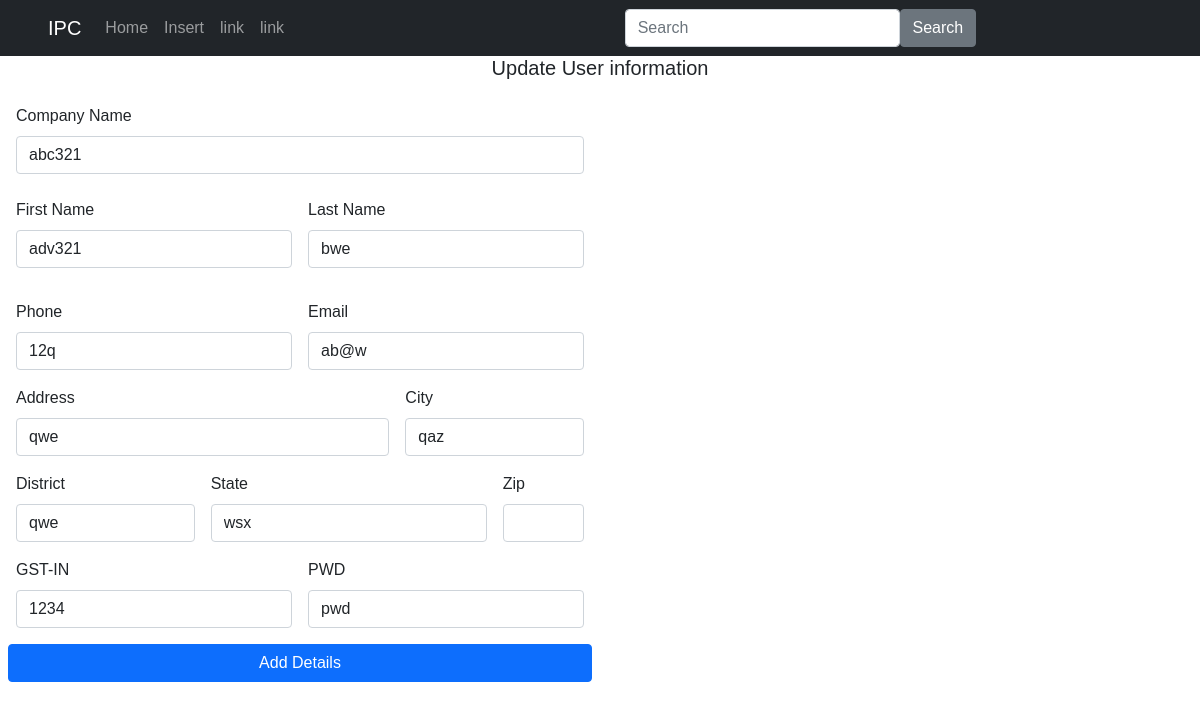
Screenshot of /update/1 with the database file from the repository.
### user.py (models this page shows, shortened)
class User(db.Model):
    id = db.Column(db.Integer,primary_key=True)
    company_name = db.Column(db.String(400),nullable=False)
    First_Name = db.Column(db.String(200), nullable=False)
    Last_name = db.Column(db.String(200), nullable=False)
    Phone = db.Column(db.Integer(), nullable=False)
    Email = db.Column(db.String(200), nullable=False)
    Address = db.Column(db.String(200), nullable=False)
    City = db.Column(db.String(200), nullable=False)
    District = db.Column(db.String(200), nullable=False)
    State = db.Column(db.String(200), nullable=False)
    Pincode = db.Column(db.Integer(), nullable=False)
    gstin = db.Column(db.Integer(), nullable=False)
    pwd = db.Column(db.String(200), nullable=False)

### user.py (the view)
@app.route('/update/<int:id>',methods=['GET','POST'])
def update(id):
    user = User.query.get_or_404(id)
    if request.method =='POST':
        user.company_name = request.form['company_name']
        user.First_Name = request.form['first_name']
        user.Last_name = request.form['last_name']
        user.Phone = request.form['Phone']
        user.Email = request.form['Email']
        user.Address = request.form['Address']
        user.City = request.form['City']
        user.District = request.form['District']
        user.State = request.form['State']
        user.Pincode = request.form['pincode']
        user.gstin = request.form['gstin']
        user.pwd = request.form['pwd']
        try:
            db.session.commit()
            return redirect('/')
        except:
            return "There was an issue in Insertion"
    else:
        return render_template('update.html',user=user)

### templates/update.html
{% extends 'base.html' %}
{% block head %}
<link rel="stylesheet" href="{{ url_for('static',filename='style.css') }}">
{% endblock %}
{% block body %}
<h5 align="center">
    Update User information
</h5>
<div class=" p-3 col-6 col-md-6 ">
    <form action="/update/{{user.id}}" method="POST" class="row g-3 align-items-center">
        <div class="mb-3">
            <label class="form-label">Company Name</label>
            <input class="form-control" type="text" value="{{user.company_name}}" id="company_name" name="company_name" placeholder="company_name" required><br>
        <div class="row g-3">
        <div class="col">
              <label class="form-label">First Name</label>
            <input type="text" class="form-control" value="{{user.First_Name}}" id="first_name" name="first_name" placeholder="First name" aria-label="First name">
        </div>
        <div class="col">
              <label class="form-label">Last Name</label>
            <input type="text" class="form-control" value="{{user.Last_name}}" id="last_name" name="last_name" placeholder="Last name" aria-label="Last name">
        </div>
        </div>
        </div>
        <div class="col-md-6">
            <label class="form-label">Phone</label>
            <input type="tel" class="form-control" value="{{user.Phone}}" id="Phone" name="Phone">
        </div>
        <div class="col-md-6">
                <label class="form-label">Email</label>
                <input type="email" class="form-control" value="{{user.Email}}" id="Email" name="Email">
        </div>
        <div class="col-8">
            <label for="inputAddress" class="form-label">Address</label>
            <input type="text" class="form-control" value="{{user.Address}}" id="Address" name="Address" placeholder="1234 Main St">
        </div>
        <div class="col-4">
            <label for="inputDistrict" class="form-label">City</label>
            <input type="text" class="form-control" value="{{user.City}}" id="City" name="City" placeholder="Gangavathi">
        </div>
       <div class="col-md-4">
        <label for="inputCity" class="form-label">District</label>
        <input type="text" class="form-control" value="{{user.District}}" id="District" name="District">
      </div>
      <div class="col-md-6">
        <label for="inputState" class="form-label">State</label>
        <input type="text" class="form-control" value="{{user.State}}" id="State" name="State">
      </div>
      <div class="col-md-2">
        <label for="inputZip" class="form-label">Zip</label>
        <input type="number" class="form-control" value="{{user.pincode}}" id="pincode" name="pincode">
      </div>
      <div class="col-md-6">
        <label for="inputGst" class="form-label">GST-IN</label>
        <input type="number" class="form-control" value="{{user.gstin}}" id="gstin" name="gstin">
      </div>
      <div class="col-md-6">
        <label for="inputPwd" class="form-label">PWD</label>
        <input type="text" class="form-control" value="{{user.pwd}}" id="pwd" name="pwd">
      </div>
      <button type="submit" class="btn btn-primary">Add Details</button>
    </form>
</div>
{% endblock %}

### static/style.css (style rules this page uses)
body, html { margin: 0; font-family: sans-serif; }

### rows the page displays
User: company_name "abc321", first_name "adv321", last_name "bwe", Phone "12q", Email "ab@w", Address "qwe", City "qaz", District "qwe", State "wsx", gstin "1234", pwd "pwd"
